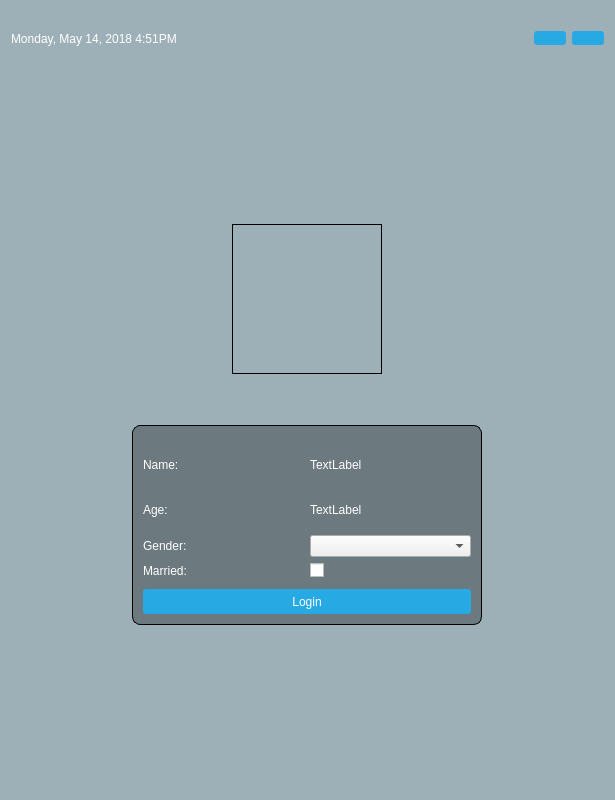
<?xml version="1.0" encoding="UTF-8"?>
<ui version="4.0">
 <class>MainWindow</class>
 <widget class="QMainWindow" name="MainWindow">
  <property name="geometry">
   <rect>
    <x>0</x>
    <y>0</y>
    <width>615</width>
    <height>800</height>
   </rect>
  </property>
  <property name="minimumSize">
   <size>
    <width>393</width>
    <height>0</height>
   </size>
  </property>
  <property name="windowTitle">
   <string>MainWindow</string>
  </property>
  <property name="styleSheet">
   <string notr="true">#centralWidget { background: rgba(32, 80, 96, 100); }

#loginForm
{
	background: rgba(0, 0, 0, 80);
	border-radius: 8px;
}

QLabel { color: white; }

QLineEdit { border-radius: 3px; }

QPushButton
{
	color: white;
	background-color: #27a9e3;
	border-width: 0px;
	border-radius: 3px;
}

QPushButton:hover { background-color: #66c011; }</string>
  </property>
  <widget class="QWidget" name="centralWidget">
   <property name="minimumSize">
    <size>
     <width>300</width>
     <height>800</height>
    </size>
   </property>
   <property name="baseSize">
    <size>
     <width>300</width>
     <height>800</height>
    </size>
   </property>
   <layout class="QVBoxLayout" name="verticalLayout">
    <property name="leftMargin">
     <number>0</number>
    </property>
    <property name="topMargin">
     <number>0</number>
    </property>
    <property name="rightMargin">
     <number>0</number>
    </property>
    <property name="bottomMargin">
     <number>0</number>
    </property>
    <item>
     <widget class="QWidget" name="topPannel" native="true">
      <layout class="QHBoxLayout" name="horizontalLayout">
       <item>
        <widget class="QLabel" name="currentDateTime">
         <property name="text">
          <string>Monday, May 14, 2018 4:51PM</string>
         </property>
        </widget>
       </item>
       <item>
        <spacer name="horizontalSpacer">
         <property name="orientation">
          <enum>Qt::Horizontal</enum>
         </property>
         <property name="sizeType">
          <enum>QSizePolicy::MinimumExpanding</enum>
         </property>
         <property name="sizeHint" stdset="0">
          <size>
           <width>55</width>
           <height>55</height>
          </size>
         </property>
        </spacer>
       </item>
       <item>
        <widget class="QPushButton" name="shutdownButton">
         <property name="text">
          <string/>
         </property>
        </widget>
       </item>
       <item>
        <widget class="QPushButton" name="restartButton">
         <property name="text">
          <string/>
         </property>
        </widget>
       </item>
      </layout>
     </widget>
    </item>
    <item>
     <spacer name="verticalSpacer_3">
      <property name="orientation">
       <enum>Qt::Vertical</enum>
      </property>
      <property name="sizeHint" stdset="0">
       <size>
        <width>20</width>
        <height>40</height>
       </size>
      </property>
     </spacer>
    </item>
    <item>
     <layout class="QHBoxLayout" name="horizontalLayout_2">
      <property name="topMargin">
       <number>0</number>
      </property>
      <item>
       <widget class="QLabel" name="logo">
        <property name="sizePolicy">
         <sizepolicy hsizetype="Fixed" vsizetype="Fixed">
          <horstretch>0</horstretch>
          <verstretch>0</verstretch>
         </sizepolicy>
        </property>
        <property name="minimumSize">
         <size>
          <width>150</width>
          <height>150</height>
         </size>
        </property>
        <property name="styleSheet">
         <string notr="true">border: 1px solid</string>
        </property>
        <property name="text">
         <string/>
        </property>
       </widget>
      </item>
     </layout>
    </item>
    <item>
     <spacer name="verticalSpacer_4">
      <property name="orientation">
       <enum>Qt::Vertical</enum>
      </property>
      <property name="sizeType">
       <enum>QSizePolicy::Fixed</enum>
      </property>
      <property name="sizeHint" stdset="0">
       <size>
        <width>0</width>
        <height>10</height>
       </size>
      </property>
     </spacer>
    </item>
    <item>
     <layout class="QHBoxLayout" name="horizontalLayout_3">
      <property name="leftMargin">
       <number>35</number>
      </property>
      <property name="topMargin">
       <number>35</number>
      </property>
      <property name="rightMargin">
       <number>35</number>
      </property>
      <property name="bottomMargin">
       <number>35</number>
      </property>
      <item>
       <widget class="QWidget" name="loginForm" native="true">
        <property name="sizePolicy">
         <sizepolicy hsizetype="Fixed" vsizetype="Fixed">
          <horstretch>0</horstretch>
          <verstretch>0</verstretch>
         </sizepolicy>
        </property>
        <property name="minimumSize">
         <size>
          <width>350</width>
          <height>200</height>
         </size>
        </property>
        <property name="styleSheet">
         <string notr="true">#loginForm { border: 1px solid; }</string>
        </property>
        <layout class="QVBoxLayout" name="verticalLayout_2">
         <property name="topMargin">
          <number>20</number>
         </property>
         <item>
          <layout class="QHBoxLayout" name="horizontalLayout_5">
           <property name="sizeConstraint">
            <enum>QLayout::SetDefaultConstraint</enum>
           </property>
           <item>
            <widget class="QLabel" name="label">
             <property name="text">
              <string>Name:</string>
             </property>
            </widget>
           </item>
           <item>
            <widget class="QLabel" name="name">
             <property name="text">
              <string>TextLabel</string>
             </property>
            </widget>
           </item>
          </layout>
         </item>
         <item>
          <layout class="QHBoxLayout" name="horizontalLayout_4">
           <item>
            <widget class="QLabel" name="label_2">
             <property name="text">
              <string>Age:</string>
             </property>
            </widget>
           </item>
           <item>
            <widget class="QLabel" name="age">
             <property name="text">
              <string>TextLabel</string>
             </property>
            </widget>
           </item>
          </layout>
         </item>
         <item>
          <layout class="QHBoxLayout" name="horizontalLayout_6">
           <item>
            <widget class="QLabel" name="label_3">
             <property name="text">
              <string>Gender:</string>
             </property>
            </widget>
           </item>
           <item>
            <widget class="QComboBox" name="gender"/>
           </item>
          </layout>
         </item>
         <item>
          <layout class="QHBoxLayout" name="horizontalLayout_7">
           <item>
            <widget class="QLabel" name="label_4">
             <property name="text">
              <string>Married:</string>
             </property>
            </widget>
           </item>
           <item>
            <widget class="QCheckBox" name="married">
             <property name="text">
              <string/>
             </property>
            </widget>
           </item>
          </layout>
         </item>
         <item>
          <spacer name="verticalSpacer_2">
           <property name="orientation">
            <enum>Qt::Vertical</enum>
           </property>
           <property name="sizeType">
            <enum>QSizePolicy::Fixed</enum>
           </property>
           <property name="sizeHint" stdset="0">
            <size>
             <width>20</width>
             <height>5</height>
            </size>
           </property>
          </spacer>
         </item>
         <item>
          <widget class="QPushButton" name="loginButton">
           <property name="minimumSize">
            <size>
             <width>0</width>
             <height>25</height>
            </size>
           </property>
           <property name="text">
            <string>Login</string>
           </property>
          </widget>
         </item>
        </layout>
       </widget>
      </item>
     </layout>
    </item>
    <item>
     <spacer name="verticalSpacer">
      <property name="orientation">
       <enum>Qt::Vertical</enum>
      </property>
      <property name="sizeType">
       <enum>QSizePolicy::MinimumExpanding</enum>
      </property>
      <property name="sizeHint" stdset="0">
       <size>
        <width>55</width>
        <height>55</height>
       </size>
      </property>
     </spacer>
    </item>
   </layout>
  </widget>
 </widget>
 <layoutdefault spacing="6" margin="11"/>
 <resources/>
 <connections/>
</ui>
